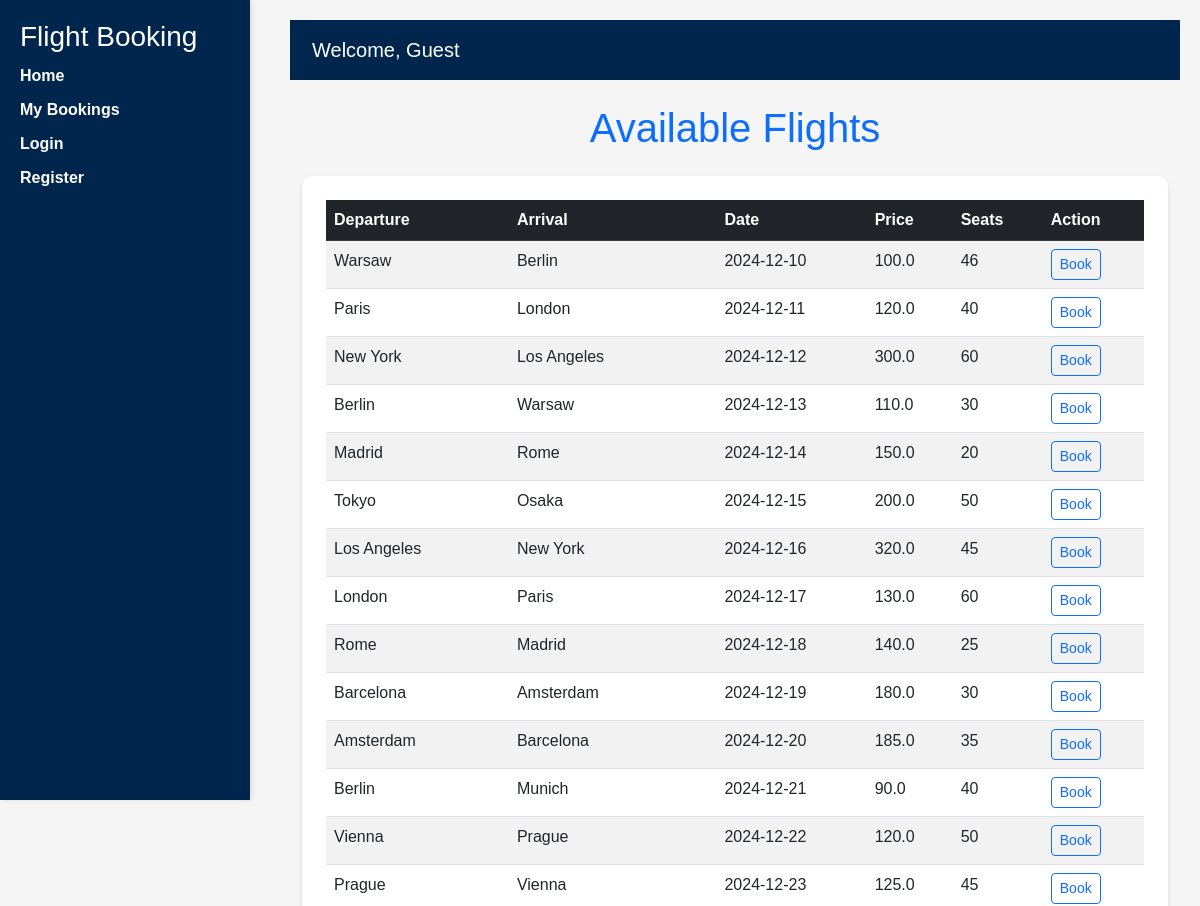
Before: / (upper part) with the older database file.
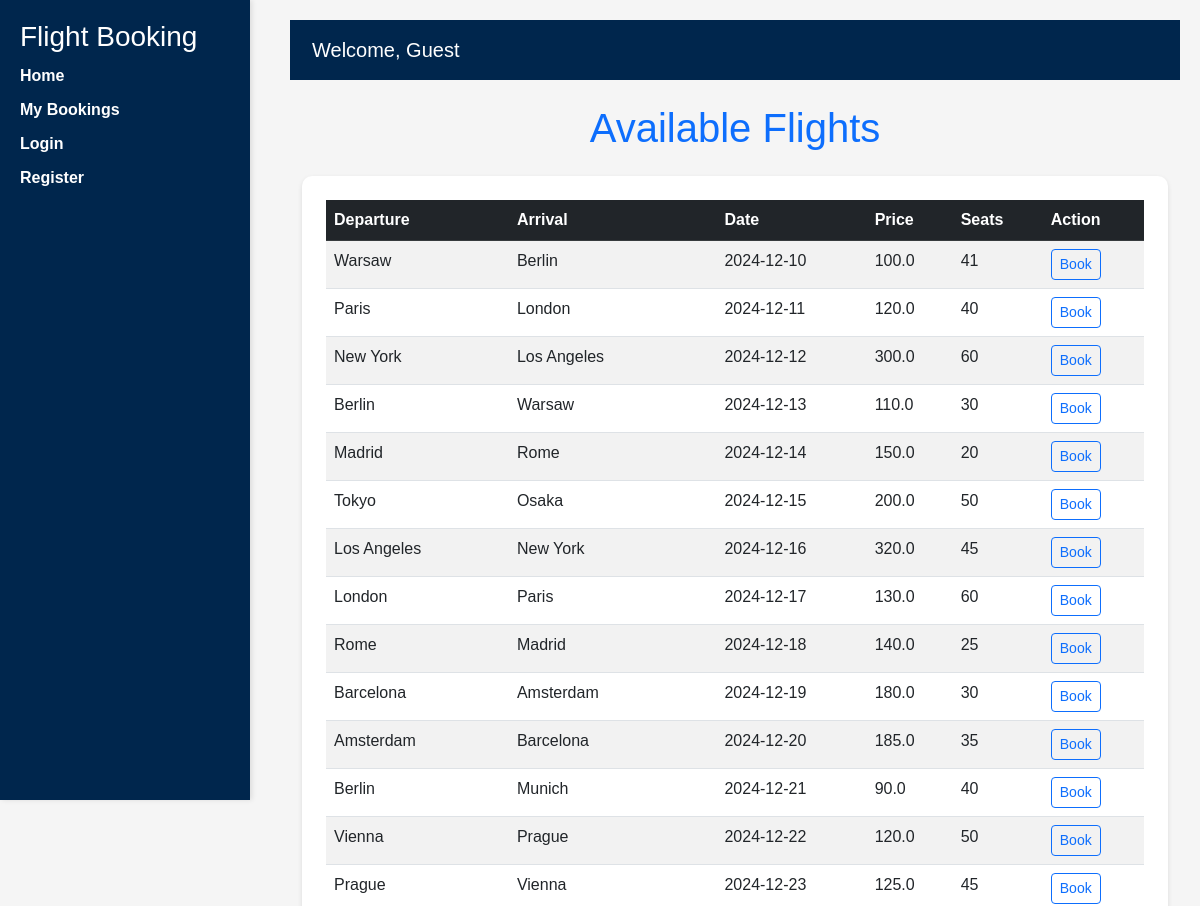
After: the same page with the newer database file.
### app.py (models this page shows)
class Flight(db.Model):
    id = db.Column(db.Integer, primary_key=True)
    departure_city = db.Column(db.String(100), nullable=False)
    arrival_city = db.Column(db.String(100), nullable=False)
    date = db.Column(db.String(100), nullable=False)
    price = db.Column(db.Float, nullable=False)
    available_seats = db.Column(db.Integer, nullable=False)

### app.py (the view)
@app.route("/")
def index():
    flights = Flight.query.all()
    return render_template("index.html", flights=flights)

### templates/index.html
{% extends "base.html" %}
{% block content %}
<h1 class="text-center mb-4 text-primary">Available Flights</h1>
<div class="card p-4">
    <table class="table table-striped">
        <thead class="table-dark">
            <tr>
                <th>Departure</th>
                <th>Arrival</th>
                <th>Date</th>
                <th>Price</th>
                <th>Seats</th>
                <th>Action</th>
            </tr>
        </thead>
        <tbody>
            {% for flight in flights %}
            <tr>
                <td>{{ flight.departure_city }}</td>
                <td>{{ flight.arrival_city }}</td>
                <td>{{ flight.date }}</td>
                <td>{{ flight.price }}</td>
                <td>{{ flight.available_seats }}</td>
                <td>
                    <a href="{{ url_for('book_flight', flight_id=flight.id) }}" class="btn btn-outline-primary btn-sm">Book</a>
                </td>
            </tr>
            {% endfor %}
        </tbody>
    </table>
</div>
{% endblock %}

Changed rows visible on the page:
changed Flight (number 1 of 14 on the later page): available_seats "46" → "41"
